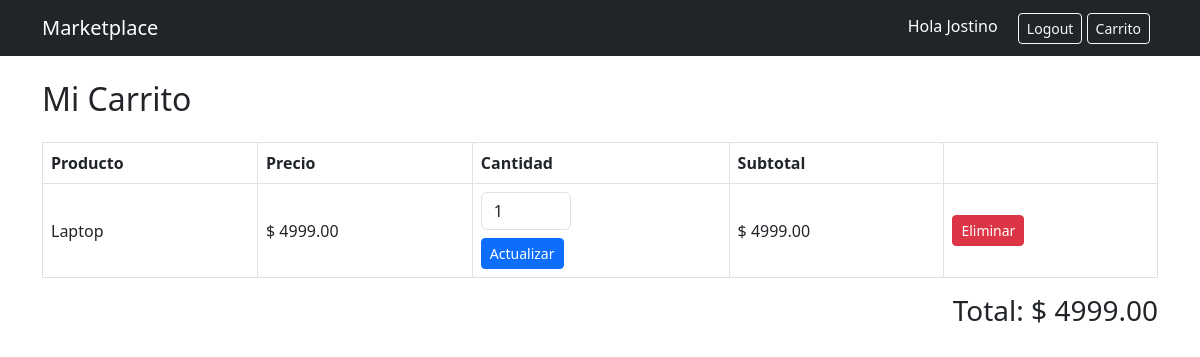
Screenshot of /cart/ (signed in) with the database file from the repository.
### store/models.py (models this page shows, shortened)
class User(AbstractUser):
    id = models.UUIDField(primary_key=True, default=uuid.uuid4, editable=False)
    is_seller = models.BooleanField(default=False)

class CartItem(models.Model):
    id = models.UUIDField(primary_key=True, default=uuid.uuid4, editable=False)
    cart = models.ForeignKey(Cart, on_delete=models.CASCADE)
    product = models.ForeignKey(Product, on_delete=models.CASCADE)
    quantity = models.PositiveIntegerField(default=1)
    class Meta:
        unique_together = ('cart', 'product')
    @property
    def subtotal(self):
            return self.product.price * self.quantity

class Product(models.Model):
    id = models.UUIDField(primary_key=True, default=uuid.uuid4, editable=False)
    name = models.CharField(max_length=150)
    description = models.TextField()
    image = models.ImageField(upload_to='upload/', blank=True, null=True)
    price = models.DecimalField(max_digits=10, decimal_places=2)
    stock = models.PositiveIntegerField(default=0)
    owner = models.ForeignKey(
        User,
        on_delete=models.CASCADE,
        related_name='products'
    )  # 1:N
    categories = models.ManyToManyField(
        Category,
        related_name='products'
    )  # N:M
    created_at = models.DateTimeField(auto_now_add=True)

class Cart(models.Model):
    id = models.UUIDField(primary_key=True, default=uuid.uuid4, editable=False)
    user = models.ForeignKey(
        User,
        on_delete=models.CASCADE,
        related_name='carts'
    )  # 1:N
    products = models.ManyToManyField(
        Product,
        through='CartItem',
        related_name='carts'
    )
    created_at = models.DateTimeField(auto_now_add=True)
    @property
    def total(self):
        return sum(item.subtotal for item in self.cartitem_set.all())

### store/views.py (the view)
# urls.py: path('cart/', views.cart_detail, name='cart_detail'),
@login_required
def cart_detail(request):
    cart, created = Cart.objects.get_or_create(
        user=request.user
    )
    return render(request, 'store/cart_detail.html', {
        'cart': cart
    })

### store/templates/store/cart_detail.html (shortened to what this page needs)
{% extends 'store/base.html' %}
{% block content %}
<h2 class="mb-4">Mi Carrito</h2>
{% if cart.cartitem_set.all %}
<table class="table table-bordered align-middle">
    <thead>
        <tr>
            <th>Producto</th>
            <th>Precio</th>
            <th>Cantidad</th>
            <th>Subtotal</th>
            <th></th>
        </tr>
    </thead>
    <tbody>
    {% for item in cart.cartitem_set.all %}
        <tr>
            <td>{{ item.product.name }}</td>
            <td>$ {{ item.product.price }}</td>
            <td>
                <form method="POST"
                      action="{% url 'update_cart_item' item.id %}">
                    <input type="number"
                           name="quantity"
                           value="{{ item.quantity }}"
                           min="1"
                           class="form-control"
                           style="width:90px;">
                    <button class="btn btn-sm btn-primary mt-2">
                        Actualizar
                    </button>
                </form>
            </td>
            <td>
                $ {{ item.subtotal }}
            </td>
            <td>
                <a href="{% url 'remove_from_cart' item.id %}"
                   class="btn btn-danger btn-sm">
                    Eliminar
                </a>
            </td>
        </tr>
    {% endfor %}
    </tbody>
</table>
<div class="text-end">
    <h3>Total: $ {{ cart.total }}</h3>
</div>
{% else %}
<div class="alert alert-info">
    Tu carrito está vacío
</div>
{% endif %}
{% endblock %}

### store/templates/store/base.html (shortened to what this page needs)
<!DOCTYPE html>
<html lang="es">
<head>
    <link href="https://cdn.jsdelivr.net/npm/bootstrap@5.3.0/dist/css/bootstrap.min.css" rel="stylesheet">
</head>
<body>
<nav class="navbar navbar-expand-lg navbar-dark bg-dark">
  <div class="container">
    <a class="navbar-brand" href="/">Marketplace</a>
    <div>
      {% if user.is_authenticated %}
        <span class="text-white me-3">Hola {{ user.username }}</span>
        <a href="{% url 'logout' %}" class="btn btn-outline-light btn-sm">Logout</a>
      {% else %}
        <a href="{% url 'login' %}" class="btn btn-outline-light btn-sm me-2">Login</a>
        <a href="{% url 'register' %}" class="btn btn-primary btn-sm">Registro</a>
      {% endif %}
      <a href="{% url 'cart_detail' %}"
         class="btn btn-outline-light btn-sm me-2">
         Carrito
      </a>
    </div>
  </div>
</nav>
<div class="container mt-4">
    {% block content %}{% endblock %}
</div>
</body>
</html>

### rows the page displays
User: username "Jostino"
CartItem: product.name "Laptop", product.price "4999.00", quantity "1", subtotal "4999.00"
Cart: total "4999.00"
